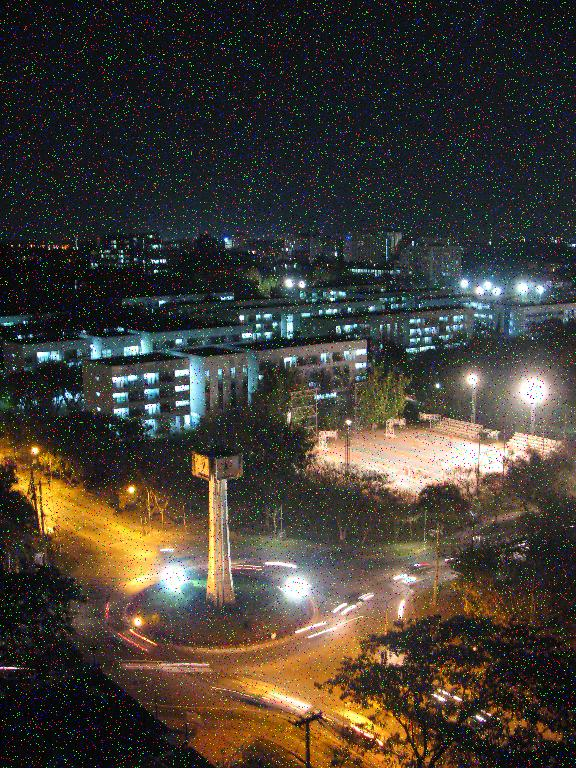
#> input picture Assignment2/input_data/Degraded.jpg, 576 x 768 px, found by its file name
$ python restoration.py   (older library calls are emulated)
#> lines starting #> are read from the running program, lines starting #| are printed output that depends on the picture
import numpy as np
import cv2
import os,sys
from matplotlib import pyplot as plt


def getColorSpaces(image):
    rgb = cv2.cvtColor(image,cv2.COLOR_RGB2BGR)
    gray = cv2.cvtColor(image,cv2.COLOR_RGB2GRAY)

    return rgb,gray

# [28 lines left out: functions getImageDimnesion, showImage, splitRGBChannels, getHistogram, not called in this run]

def getEdges_Default(gray,low,high):
    edges = cv2.Canny(gray,low,high)
    return edges

'''
 We set the low threshold to 0.66*[mean value] and set the high threshold to 1.33*[mean value]
'''
# [5 lines left out: function getEdges_Mean, not called in this run]
'''
 We set the low threshold to 0.66*[median value] and set the high threshold to 1.33*[median value]
'''
# [14 lines left out: functions getEdges_Median, getEdges_OTSU, not called in this run]

'''
Sharpen the image
Use a gaussian smoothing filter and subtract the smoothed version from the original
image (in a weighted way so the values of a constant area remain constant).
'''
# [65 lines left out: functions unsharp_mask, applyPrewitt, applySobel, applyRoberts, applyLaplacian, addGaussianNoise, not called in this run]


img = cv2.imread(r'C:\SAI\IIIT\2019_Monsoon\DIP\Assignment2\input_data\Degraded.jpg')
#> img is the input picture: shape (768, 576, 3); mean B, G, R 53, 61, 66.9
plt.figure(figsize=(20, 20))
rgb,gray=getColorSpaces(img)
#> in getColorSpaces, `gray = cv2.cvtColor(image,cv2.COLOR_RGB2GRAY)`:
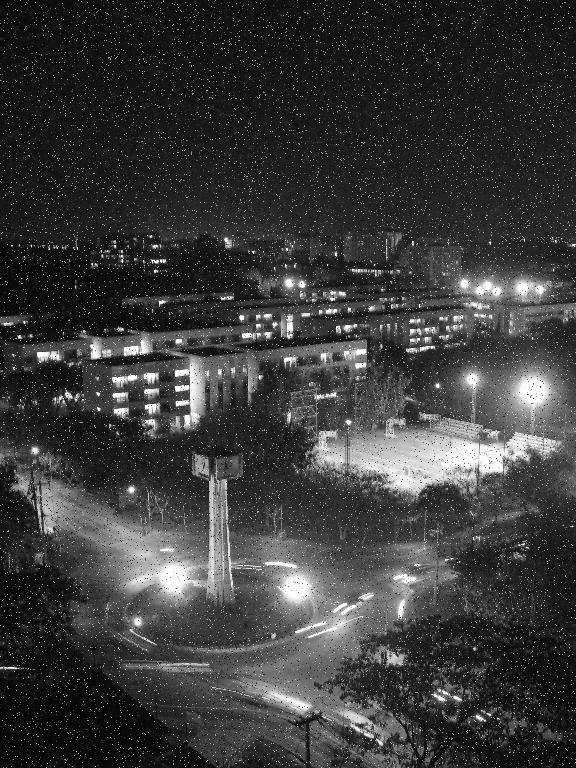
#> gray: shape (768, 576); min 0, max 255, mean 59.3

# [6 lines of commented-out code are left out]
blur =   cv2.bilateralFilter(rgb,15,80,80)
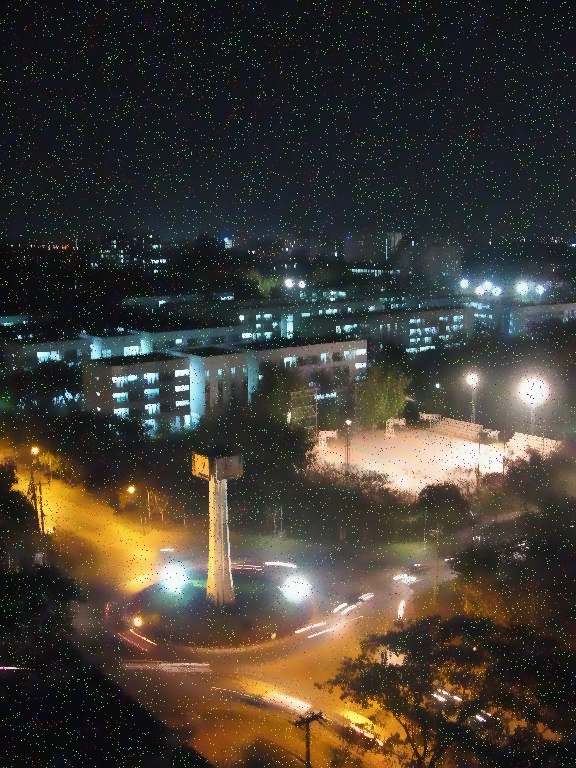
#> blur: shape (768, 576, 3); mean R, G, B 66.1, 60.2, 52.2
plt.subplot(121),plt.imshow(rgb),plt.title('Original')
plt.xticks([]), plt.yticks([])
plt.subplot(122),plt.imshow(blur),plt.title('Blurred')
plt.xticks([]), plt.yticks([])
plt.show()
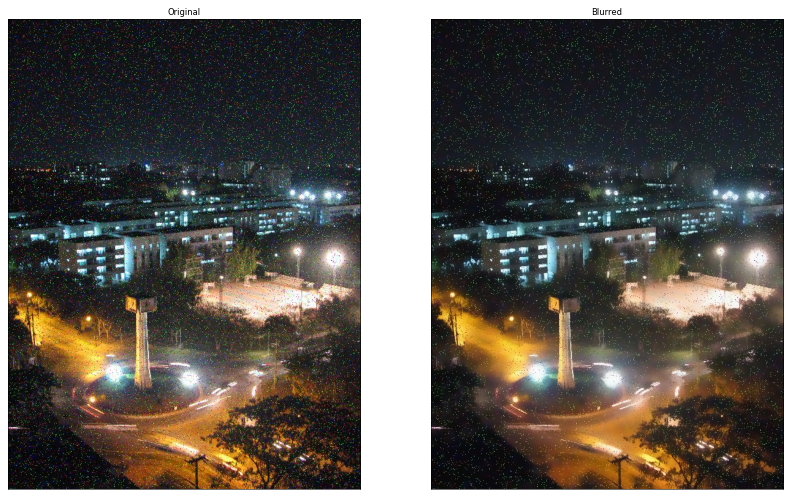
#> figure drawn by matplotlib, 2 panels
